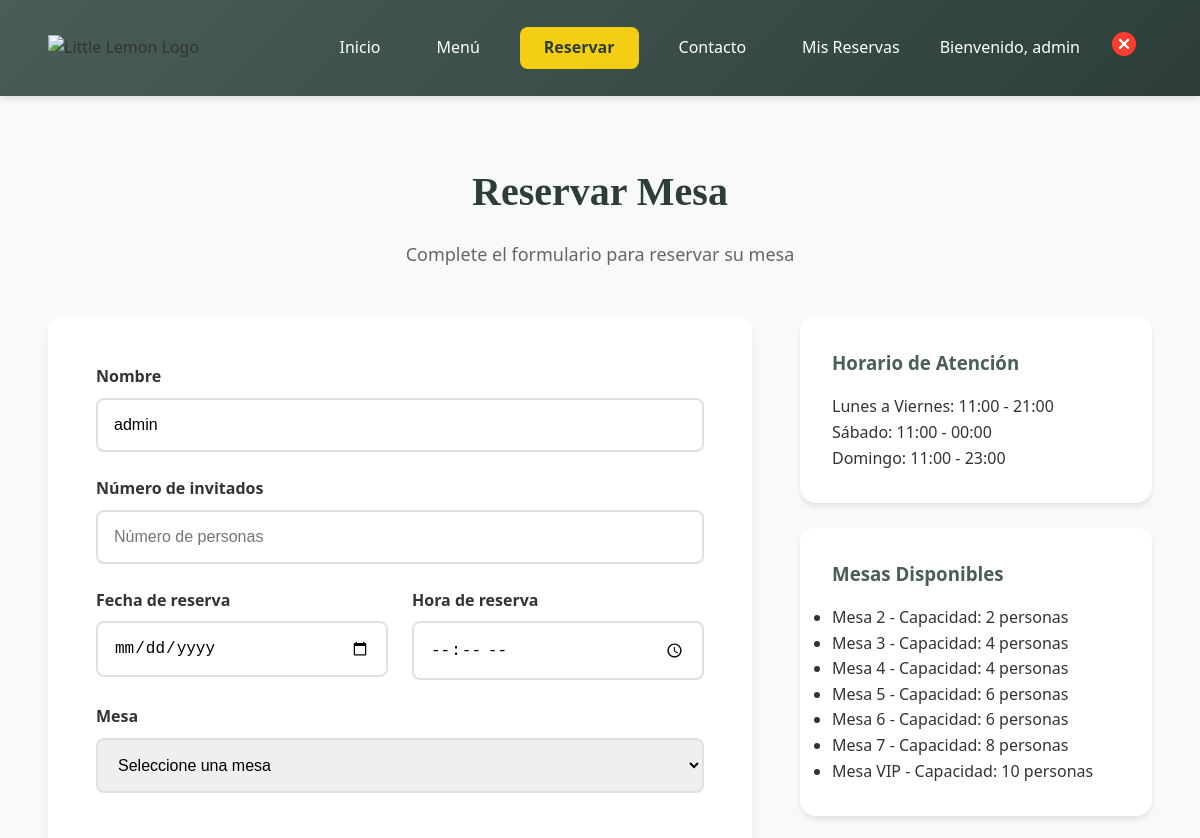
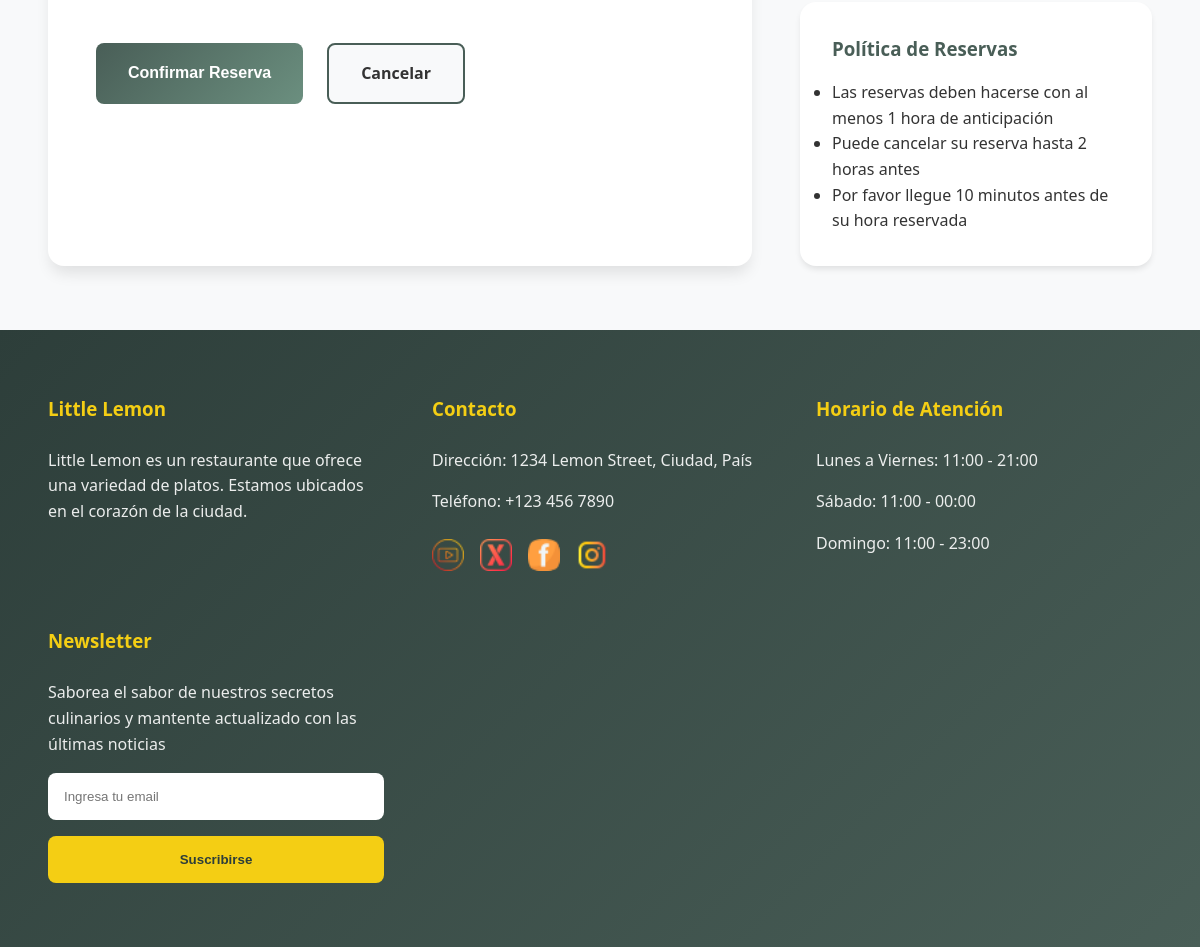
Page /book/ (signed in) on the committed database (2 pictures, top to bottom).
### restaurant/models.py (models this page shows, shortened)
class Table(models.Model):
    id = models.AutoField(primary_key=True)
    name = models.CharField(max_length=100, default="No name")
    no_of_seats = models.IntegerField(default=0)
    available = models.BooleanField(default=True)

### restaurant/views.py (the view)
# urls.py: path('book/', views.book_table, name='book_table'),
@login_required(login_url='signin')
def book_table(request):
    if request.method == 'POST':
        form = ReservationForm(request.POST)
        if form.is_valid():
            reservation = form.save(commit=False)
            if not reservation.name or reservation.name == "No name":
                reservation.name = request.user.get_full_name() or request.user.username
            reservation.save()
            messages.success(request, f'¡Reserva confirmada para {reservation.booking_date} a las {reservation.booking_time}!')
            return redirect('my_reservations')
        else:
            for error in form.non_field_errors():
                messages.error(request, error)
    else:
        initial_data = {
            'name': request.user.get_full_name() or request.user.username
        }
        form = ReservationForm(initial=initial_data)
    available_tables = Table.objects.filter(available=True).order_by('no_of_seats')
    return render(request, 'restaurant/book.html', {
        'form': form,
        'available_tables': available_tables
    })

### templates/restaurant/book.html (shortened to what this page needs)
{% extends "bases/base.html" %}
{% load static %}
{% block contents %}
<div class="book_container">
    <div class="book_header">
        <h1 class="book_title">Reservar Mesa</h1>
        <p class="book_subtitle">Complete el formulario para reservar su mesa</p>
    </div>
    <div class="book_content">
        <div class="book_form_container">
            <form method="post" id="reservationForm">
                <div class="form_group">
                    <label for="{{ form.name.id_for_label }}">{{ form.name.label }}</label>
                    {{ form.name }}
                </div>
                <div class="form_group">
                    <label for="{{ form.no_of_guest.id_for_label }}">{{ form.no_of_guest.label }}</label>
                    {{ form.no_of_guest }}
                </div>
                <div class="form_row">
                    <div class="form_group">
                        <label for="{{ form.booking_date.id_for_label }}">{{ form.booking_date.label }}</label>
                        {{ form.booking_date }}
                    </div>
                    <div class="form_group">
                        <label for="{{ form.booking_time.id_for_label }}">{{ form.booking_time.label }}</label>
                        {{ form.booking_time }}
                    </div>
                </div>
                <div class="form_group">
                    <label for="{{ form.table.id_for_label }}">{{ form.table.label }}</label>
                    {{ form.table }}
                </div>
                <div id="availabilityMessage" class="availability_message"></div>
                <div class="form_actions">
                    <button type="submit" class="btn btn_primary">Confirmar Reserva</button>
                    <a href="{% url 'home_restaurant' %}" class="btn btn_secondary">Cancelar</a>
                </div>
            </form>
        </div>
        <div class="book_info">
            <div class="info_card">
                <h3>Horario de Atención</h3>
                <p>Lunes a Viernes: 11:00 - 21:00</p>
                <p>Sábado: 11:00 - 00:00</p>
                <p>Domingo: 11:00 - 23:00</p>
            </div>
            <div class="info_card">
                <h3>Mesas Disponibles</h3>
                {% if available_tables %}
                    <ul class="tables_list">
                        {% for table in available_tables %}
                            <li>{{ table.name }} - Capacidad: {{ table.no_of_seats }} personas</li>
                        {% endfor %}
                    </ul>
                {% else %}
                    <p>No hay mesas disponibles en este momento</p>
                {% endif %}
            </div>
            <div class="info_card">
                <h3>Política de Reservas</h3>
                <ul>
                    <li>Las reservas deben hacerse con al menos 1 hora de anticipación</li>
                    <li>Puede cancelar su reserva hasta 2 horas antes</li>
                    <li>Por favor llegue 10 minutos antes de su hora reservada</li>
                </ul>
            </div>
        </div>
    </div>
</div>
{% endblock %}

### templates/bases/base.html (shortened to what this page needs)
{% load static %}
<!DOCTYPE html>
<html lang="es">
<head>
    <link rel="stylesheet" href="{% static 'restaurant/styles/style.css' %}">
</head>
<body>
    <nav class="navbar">
        <div class="logo">
            <img src="{% static 'assets/logo2_littlelemon.png' %}}" alt="Little Lemon Logo">
        </div>
        <div class="menu_item">
            <a href="{% url 'home_restaurant' %}">Inicio</a>
            <a href="{% url 'menu' %}">Menú</a>
            <a href="{% url 'book_table' %}" class="nav_book">Reservar</a>
            <a href="{% url 'contact' %}">Contacto</a>
            {% if not request.user.is_authenticated %}
            <a href="{% url 'signin' %}">Iniciar Sesión</a>
            <a href="{% url 'register' %}">Registrarse</a>
            {% else %}
            <a href="{% url 'my_reservations' %}">Mis Reservas</a>
            <span class="welcome_text">Bienvenido, {{ request.user.username }}
                <a href="{% url 'logoff' %}"><img src="{% static 'assets/logout.png' %}" alt="Cerrar sesión"></a>
            </span>
            {% endif %}
        </div>
    </nav>
    {% block contents %}
    {% endblock %}
    <footer>
        <div class="footer_item">
            <h3 class="h3_title">Little Lemon</h3>
            <p class="p_subtitle">Little Lemon es un restaurante que ofrece una variedad de platos. Estamos ubicados en
                el corazón de la ciudad.</p>
        </div>
        <div class="footer_item">
            <h3>Contacto</h3>
            <p>Dirección: 1234 Lemon Street, Ciudad, País</p>
            <p>Teléfono: +123 456 7890</p>
            <div class="contact-rrss">
                <a href="#"><img src="{% static 'assets/youtube_logo.png' %}" alt="youtube"></a>
                <a href="#"><img src="{% static 'assets/x_logo.png' %}" alt="twitter"></a>
                <a href="#"><img src="{% static 'assets/facebook_logo.png' %}" alt="facebook"></a>
                <a href="#"><img src="{% static 'assets/instagram_logo.png' %}" alt="instagram"></a>
            </div>
        </div>
        <div class="footer_item">
            <h3>Horario de Atención</h3>
            <p>Lunes a Viernes: 11:00 - 21:00</p>
            <p>Sábado: 11:00 - 00:00</p>
            <p>Domingo: 11:00 - 23:00</p>
        </div>
        <div class="footer_item">
            <h3>Newsletter</h3>
            <p>Saborea el sabor de nuestros secretos culinarios y mantente actualizado con las últimas noticias</p>
            <form action="#" method="post">
                <input type="email" name="email" placeholder="Ingresa tu email" required>
                <button type="submit">Suscribirse</button>
            </form>
        </div>
    </footer>
</body>
</html>

### rows in the picture
Table: name "Mesa 2", no_of_seats "2"
Table: name "Mesa 3", no_of_seats "4"
Table: name "Mesa 4", no_of_seats "4"
Table: name "Mesa 5", no_of_seats "6"
Table: name "Mesa 6", no_of_seats "6"
Table: name "Mesa 7", no_of_seats "8"
Table: name "Mesa VIP", no_of_seats "10"

### other values in the picture
{{ request.user.username }} "admin"
